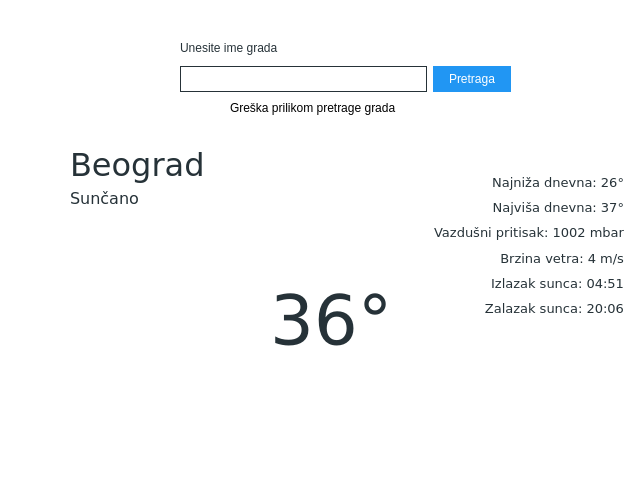
<?xml version="1.0" encoding="UTF-8"?>
<ui version="4.0">
 <class>MainWindow</class>
 <widget class="QMainWindow" name="MainWindow">
  <property name="geometry">
   <rect>
    <x>0</x>
    <y>0</y>
    <width>640</width>
    <height>480</height>
   </rect>
  </property>
  <property name="windowTitle">
   <string>Vremenska prognoza</string>
  </property>
  <property name="autoFillBackground">
   <bool>false</bool>
  </property>
  <property name="styleSheet">
   <string notr="true">background-color:white</string>
  </property>
  <widget class="QWidget" name="centralwidget">
   <widget class="QLabel" name="slika">
    <property name="geometry">
     <rect>
      <x>60</x>
      <y>220</y>
      <width>180</width>
      <height>180</height>
     </rect>
    </property>
    <property name="sizePolicy">
     <sizepolicy hsizetype="Fixed" vsizetype="Fixed">
      <horstretch>0</horstretch>
      <verstretch>0</verstretch>
     </sizepolicy>
    </property>
    <property name="minimumSize">
     <size>
      <width>0</width>
      <height>0</height>
     </size>
    </property>
    <property name="maximumSize">
     <size>
      <width>180</width>
      <height>180</height>
     </size>
    </property>
    <property name="text">
     <string/>
    </property>
    <property name="pixmap">
     <pixmap>ikonice/sunce.png</pixmap>
    </property>
    <property name="scaledContents">
     <bool>true</bool>
    </property>
    <property name="alignment">
     <set>Qt::AlignCenter</set>
    </property>
   </widget>
   <widget class="QLabel" name="grad">
    <property name="geometry">
     <rect>
      <x>70</x>
      <y>120</y>
      <width>240</width>
      <height>90</height>
     </rect>
    </property>
    <property name="font">
     <font>
      <family>DejaVu Sans</family>
      <pointsize>24</pointsize>
      <weight>50</weight>
      <bold>false</bold>
     </font>
    </property>
    <property name="styleSheet">
     <string notr="true">color:#263238;</string>
    </property>
    <property name="text">
     <string>Beograd</string>
    </property>
   </widget>
   <widget class="QLabel" name="label_2">
    <property name="geometry">
     <rect>
      <x>70</x>
      <y>190</y>
      <width>160</width>
      <height>16</height>
     </rect>
    </property>
    <property name="font">
     <font>
      <family>DejaVu Sans</family>
      <pointsize>12</pointsize>
      <weight>50</weight>
      <bold>false</bold>
     </font>
    </property>
    <property name="styleSheet">
     <string notr="true">color:#263238</string>
    </property>
    <property name="text">
     <string>Sunčano</string>
    </property>
   </widget>
   <widget class="QLabel" name="label_3">
    <property name="geometry">
     <rect>
      <x>270</x>
      <y>280</y>
      <width>121</width>
      <height>81</height>
     </rect>
    </property>
    <property name="font">
     <font>
      <family>DejaVu Sans</family>
      <pointsize>52</pointsize>
     </font>
    </property>
    <property name="styleSheet">
     <string notr="true">color:#263238</string>
    </property>
    <property name="text">
     <string>36°</string>
    </property>
   </widget>
   <widget class="QWidget" name="layoutWidget">
    <property name="geometry">
     <rect>
      <x>180</x>
      <y>30</y>
      <width>331</width>
      <height>62</height>
     </rect>
    </property>
    <layout class="QGridLayout" name="gridLayout">
     <property name="sizeConstraint">
      <enum>QLayout::SetDefaultConstraint</enum>
     </property>
     <property name="horizontalSpacing">
      <number>6</number>
     </property>
     <property name="verticalSpacing">
      <number>0</number>
     </property>
     <item row="0" column="0">
      <widget class="QLabel" name="label">
       <property name="styleSheet">
        <string notr="true">color:#263238;</string>
       </property>
       <property name="text">
        <string>Unesite ime grada</string>
       </property>
      </widget>
     </item>
     <item row="1" column="0">
      <widget class="QLineEdit" name="lineEdit">
       <property name="styleSheet">
        <string notr="true">color: #263238; border-radius:0; border: 1px solid #263238; padding:4px 15px;</string>
       </property>
      </widget>
     </item>
     <item row="1" column="1">
      <widget class="QPushButton" name="pushButton">
       <property name="enabled">
        <bool>false</bool>
       </property>
       <property name="styleSheet">
        <string notr="true">QPushButton {background-color: #2196F3; border: 1px solid  #2196F3;padding: 5px 15px;color:white;} QPushButton::hover{background-color: #263238; border: 1px solid  #263238;padding: 5px 15px;color:white;}</string>
       </property>
       <property name="text">
        <string>Pretraga</string>
       </property>
       <property name="flat">
        <bool>false</bool>
       </property>
      </widget>
     </item>
    </layout>
   </widget>
   <widget class="QWidget" name="layoutWidget">
    <property name="geometry">
     <rect>
      <x>400</x>
      <y>170</y>
      <width>224</width>
      <height>151</height>
     </rect>
    </property>
    <layout class="QVBoxLayout" name="verticalLayout">
     <property name="spacing">
      <number>0</number>
     </property>
     <item>
      <widget class="QLabel" name="label_4">
       <property name="font">
        <font>
         <family>DejaVu Sans</family>
         <pointsize>10</pointsize>
         <weight>50</weight>
         <bold>false</bold>
        </font>
       </property>
       <property name="layoutDirection">
        <enum>Qt::LeftToRight</enum>
       </property>
       <property name="styleSheet">
        <string notr="true">color:#263238;</string>
       </property>
       <property name="text">
        <string>Najniža dnevna: 26°</string>
       </property>
       <property name="alignment">
        <set>Qt::AlignRight|Qt::AlignTrailing|Qt::AlignVCenter</set>
       </property>
      </widget>
     </item>
     <item>
      <widget class="QLabel" name="label_5">
       <property name="font">
        <font>
         <family>DejaVu Sans</family>
         <pointsize>10</pointsize>
         <weight>50</weight>
         <bold>false</bold>
        </font>
       </property>
       <property name="styleSheet">
        <string notr="true">color:#263238;</string>
       </property>
       <property name="text">
        <string>Najviša dnevna: 37°</string>
       </property>
       <property name="alignment">
        <set>Qt::AlignRight|Qt::AlignTrailing|Qt::AlignVCenter</set>
       </property>
      </widget>
     </item>
     <item>
      <widget class="QLabel" name="label_6">
       <property name="font">
        <font>
         <family>DejaVu Sans</family>
         <pointsize>10</pointsize>
         <weight>50</weight>
         <bold>false</bold>
        </font>
       </property>
       <property name="styleSheet">
        <string notr="true">color:#263238;</string>
       </property>
       <property name="text">
        <string>Vazdušni pritisak: 1002 mbar</string>
       </property>
       <property name="alignment">
        <set>Qt::AlignRight|Qt::AlignTrailing|Qt::AlignVCenter</set>
       </property>
      </widget>
     </item>
     <item>
      <widget class="QLabel" name="label_7">
       <property name="font">
        <font>
         <family>DejaVu Sans</family>
         <pointsize>10</pointsize>
         <weight>50</weight>
         <bold>false</bold>
        </font>
       </property>
       <property name="styleSheet">
        <string notr="true">color:#263238;</string>
       </property>
       <property name="text">
        <string>Brzina vetra: 4 m/s</string>
       </property>
       <property name="alignment">
        <set>Qt::AlignRight|Qt::AlignTrailing|Qt::AlignVCenter</set>
       </property>
      </widget>
     </item>
     <item>
      <widget class="QLabel" name="label_8">
       <property name="font">
        <font>
         <family>DejaVu Sans</family>
         <pointsize>10</pointsize>
         <weight>50</weight>
         <bold>false</bold>
        </font>
       </property>
       <property name="styleSheet">
        <string notr="true">color:#263238;</string>
       </property>
       <property name="text">
        <string>Izlazak sunca: 04:51</string>
       </property>
       <property name="alignment">
        <set>Qt::AlignRight|Qt::AlignTrailing|Qt::AlignVCenter</set>
       </property>
      </widget>
     </item>
     <item>
      <widget class="QLabel" name="label_9">
       <property name="font">
        <font>
         <family>DejaVu Sans</family>
         <pointsize>10</pointsize>
         <weight>50</weight>
         <bold>false</bold>
        </font>
       </property>
       <property name="styleSheet">
        <string notr="true">color:#263238;</string>
       </property>
       <property name="text">
        <string>Zalazak sunca: 20:06</string>
       </property>
       <property name="alignment">
        <set>Qt::AlignRight|Qt::AlignTrailing|Qt::AlignVCenter</set>
       </property>
      </widget>
     </item>
    </layout>
   </widget>
   <widget class="QLabel" name="greska">
    <property name="geometry">
     <rect>
      <x>230</x>
      <y>100</y>
      <width>201</width>
      <height>16</height>
     </rect>
    </property>
    <property name="text">
     <string>Greška prilikom pretrage grada</string>
    </property>
   </widget>
   <zorder>layoutWidget</zorder>
   <zorder>layoutWidget</zorder>
   <zorder>slika</zorder>
   <zorder>grad</zorder>
   <zorder>label_2</zorder>
   <zorder>label_3</zorder>
   <zorder>greska</zorder>
  </widget>
 </widget>
 <resources/>
 <connections/>
</ui>
